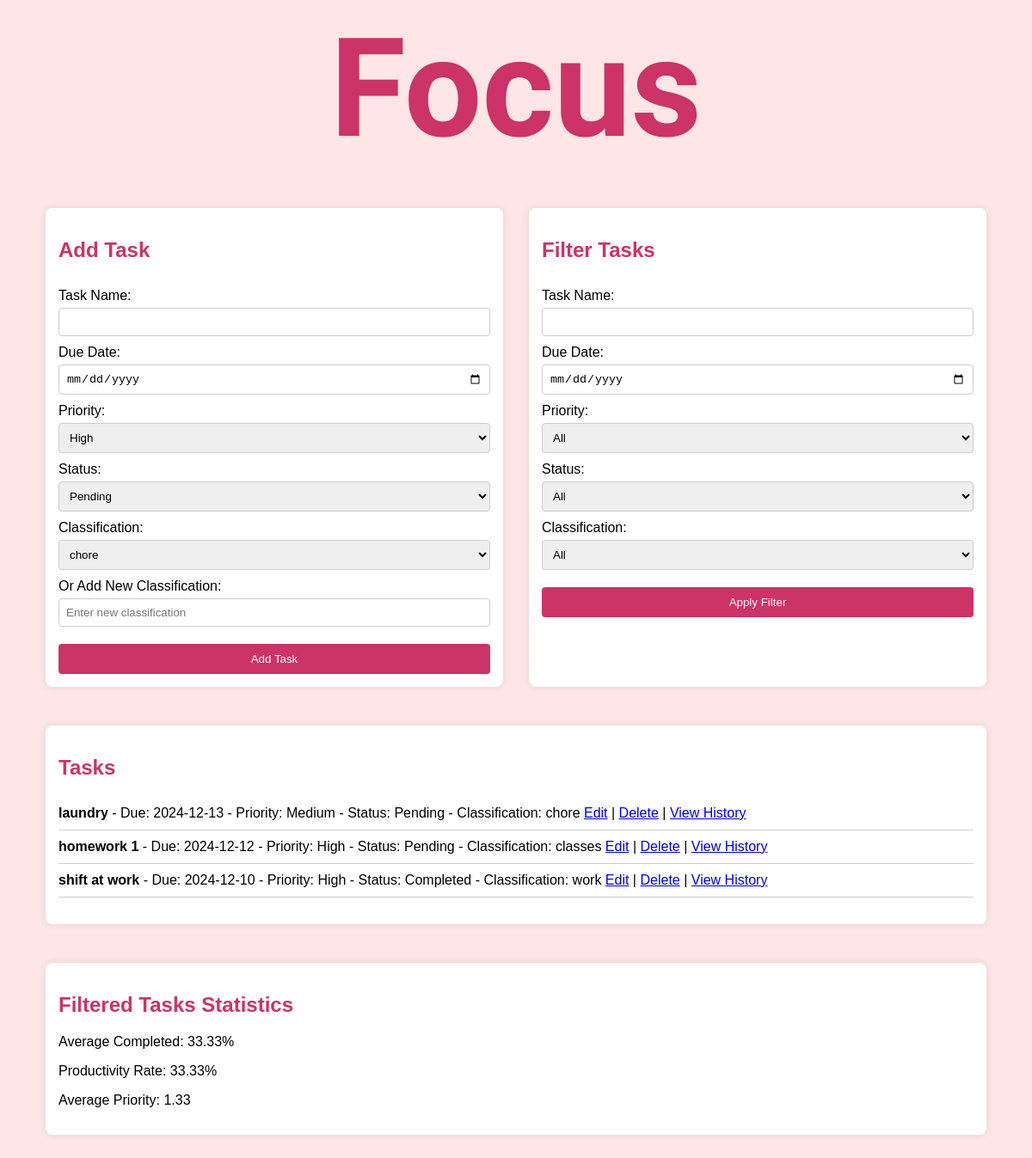
The page / on the database its author committed.
### models.py (models this page shows)
class Task(db.Model):
    __tablename__ = 'tasks'
    __table_args__ = (
        db.Index('ix_Task_priority', 'priority'),                    # Index on priority
        db.Index('ix_Task_status', 'status')                         # Index on status
    )
    task_id = db.Column(db.Integer, primary_key=True)
    name = db.Column(db.String(100), nullable=False)
    due_date = db.Column(db.Date, nullable=False)
    priority = db.Column(db.Integer, nullable=False)
    status = db.Column(db.String(20), nullable=False)
    classification_id = db.Column(db.Integer, db.ForeignKey('classifications.classification_id'))
    classification = db.relationship('Classification', back_populates='tasks')
    history = db.relationship('TaskHistory', back_populates='task', cascade="all, delete-orphan")

class Classification(db.Model):
    __tablename__ = 'classifications'
    __table_args__ = (
        db.Index('ix_Classification_name', 'name'),  # Index on name
    )
    classification_id = db.Column(db.Integer, primary_key=True)
    name = db.Column(db.String(50), nullable=False, unique=True)
    tasks = db.relationship('Task', back_populates='classification')

### app.py (the view)
@app.route('/')
def index():
    tasks_query = Task.query.options(joinedload(Task.classification))
    tasks_query = apply_filters(tasks_query)
    tasks = tasks_query.all()
    total_filtered_tasks = len(tasks)
    completed_tasks = [task for task in tasks if task.status == 'Completed']
    completed_tasks_count = len(completed_tasks)
    average_completed = (completed_tasks_count / total_filtered_tasks * 100) if total_filtered_tasks > 0 else 0
    productivity_rate = (completed_tasks_count / total_filtered_tasks * 100) if total_filtered_tasks > 0 else 0
    average_priority = calculate_average_priority(tasks)
    classifications = Classification.query.all()
    return render_template('index.html',
                           tasks=tasks,
                           classifications=classifications,
                           average_completed=average_completed,
                           productivity_rate=productivity_rate,
                           average_priority=average_priority)

### app.py (called while the page is built)
def calculate_average_priority(tasks):
    if not tasks:
        return 0
    total_priority = sum(PRIORITY_MAPPING[task.priority] for task in tasks if task.priority in PRIORITY_MAPPING)
    return total_priority / len(tasks) if len(tasks) > 0 else 0

def apply_filters(query):
    filter_name = request.args.get('filter_name')
    filter_due_date = request.args.get('filter_due_date')
    filter_priority = request.args.get('filter_priority')
    filter_status = request.args.get('filter_status')
    filter_classification_id = request.args.get('filter_classification_id')
    filter_classification_id = int(filter_classification_id) if filter_classification_id else None
    if filter_name:
        query = query.filter(Task.name.ilike(f"%{filter_name}%"))
    if filter_due_date:
        query = query.filter(Task.due_date == filter_due_date)
    if filter_priority:
        query = query.filter(Task.priority == filter_priority)
    if filter_status:
        query = query.filter(Task.status == filter_status)
    if filter_classification_id:
        query = query.filter(Task.classification_id == filter_classification_id)
    return query

### templates/index.html (shortened to what this page needs)
<!DOCTYPE html>
<html lang="en">
<head>
</head>
<body>
    <h1>Focus</h1>
    <div class="container">
        <div class="box">
            <h2>Add Task</h2>
            <form action="{{ url_for('add_task') }}" method="post" class="task-form">
                <label for="name">Task Name:</label>
                <input type="text" id="name" name="name" required>
                <label for="due_date">Due Date:</label>
                <input type="date" id="due_date" name="due_date" required>
                <label for="priority">Priority:</label>
                <select id="priority" name="priority">
                    <option value="High">High</option>
                </select>
                <label for="status">Status:</label>
                <select id="status" name="status">
                    <option value="Pending">Pending</option>
                </select>
                <label for="classificationDropdown">Classification:</label>
                <select id="classificationDropdown" name="classification_id">
                    {% for classification in classifications %}
                        <option value="{{ classification.id }}">{{ classification.name }}</option>
                    {% endfor %}
                </select>
                <label for="new_classification">Or Add New Classification:</label>
                <input type="text" id="new_classification" name="new_classification" placeholder="Enter new classification">
                <button type="submit">Add Task</button>
            </form>
        </div>
        <div class="box">
            <h2>Filter Tasks</h2>
            <form action="{{ url_for('index') }}" method="get" class="filter-form">
                <label for="filter_name">Task Name:</label>
                <input type="text" id="filter_name" name="filter_name">
                <label for="filter_due_date">Due Date:</label>
                <input type="date" id="filter_due_date" name="filter_due_date">
                <label for="filter_priority">Priority:</label>
                <select id="filter_priority" name="filter_priority">
                    <option value="">All</option>
                </select>
                <label for="filter_status">Status:</label>
                <select id="filter_status" name="filter_status">
                    <option value="">All</option>
                </select>
                <label for="classificationDropdown">Classification:</label>
                <select id="classificationDropdown" name="filter_classification_id">
                    <option value="">All</option>
                </select>
                <button type="submit">Apply Filter</button>
            </form>
        </div>
        <div class="box tasks-box">
            <h2>Tasks</h2>
            <ul class="task-list">
                {% for task in tasks %}
            <li class="task-item">
                <strong>{{ task.name }}</strong> - Due: {{ task.due_date }} - Priority: {{ task.priority }} - Status: {{ task.status }}
                {% if task.classification %} - Classification: {{ task.classification.name }}{% endif %}
                <a href="{{ url_for('edit_task', task_id=task.task_id) }}">Edit</a> |
                <a href="{{ url_for('delete_task', task_id=task.task_id) }}">Delete</a> |
                <a href="{{ url_for('task_history', task_id=task.task_id) }}">View History</a>
            </li>
            {% endfor %}
            </ul>
        </div>
        <div class="box statistics-box">
            <h2>Filtered Tasks Statistics</h2>
            <p>Average Completed: {{ average_completed | default(0) | round(2) }}%</p>
            <p>Productivity Rate: {{ productivity_rate | default(0) | round(2) }}%</p>
            <p>Average Priority: {{ average_priority | default(0) | round(2) }}</p>
        </div>
    </div>
</body>
</html>

### templates/index.html (style rules this page uses)
body { background-color: #ffe6e6; font-family: Arial, sans-serif; }
h1 { font-family: 'La Belle Aurore'; color: #cc3366; text-align: center; font-size: 10em; margin-top: 10px; margin-bottom: 5px; }
.container { display: grid; grid-template-columns: 1fr 1fr; gap: 20px; margin: 40px; }
.box { background-color: white; padding: 15px; margin: 5px; border-radius: 8px; box-shadow: 0px 0px 10px rgba(0, 0, 0, 0.1); }
.box h2 { color: #cc3366; }
.task-form, .filter-form { display: flex; flex-direction: column; }
.task-form label, .filter-form label { margin-top: 10px; }
.task-form input, .task-form select, .filter-form input, .filter-form select { padding: 8px; margin-top: 5px; border: 1px solid #ccc; border-radius: 4px; }
.task-form button, .filter-form button { margin-top: 20px; padding: 10px; background-color: #cc3366; color: white; border: none; border-radius: 4px; cursor: pointer; }
.tasks-box { grid-column: span 2; margin-top: 20px; }
.task-list { list-style-type: none; padding: 0; }
.task-item { border-bottom: 1px solid #ccc; padding: 10px 0; }
.statistics-box { grid-column: span 2; margin-top: 20px; }

### rows shown on the page
Task: name "laundry", due_date "2024-12-13", priority "Medium", status "Pending", classification.name "chore"
Task: name "homework 1", due_date "2024-12-12", priority "High", status "Pending", classification.name "classes"
Task: name "shift at work", due_date "2024-12-10", priority "High", status "Completed", classification.name "work"

### other values the page prints
{{ average_completed | default(0) | round(2) }} "33.33"
{{ productivity_rate | default(0) | round(2) }} "33.33"
{{ average_priority | default(0) | round(2) }} "1.33"
form field classification_id "chore"
